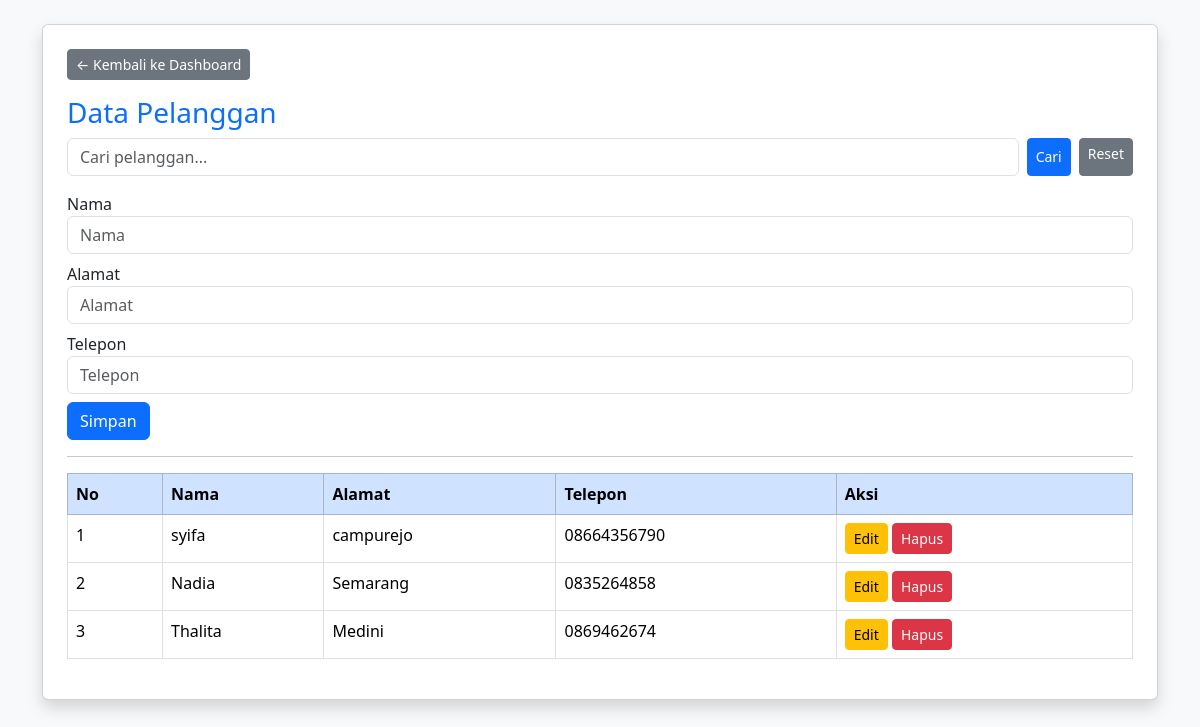
/pelanggan.php (signed in), run on the app's committed database.
### tables this page shows
CREATE TABLE `pelanggan` (
  `PelangganID` int(11) NOT NULL,
  `NamaPelanggan` varchar(255) DEFAULT NULL,
  `Alamat` text DEFAULT NULL,
  `NomorTelepon` varchar(15) DEFAULT NULL
);

### pelanggan.php (the view, shortened to what this page needs)
<?php
    include "koneksi.php";
    $edit = isset($_GET['edit']) ?
    mysqli_fetch_array(mysqli_query($koneksi,"SELECT * FROM pelanggan WHERE PelangganID='$_GET[edit]'")) : null;
?>
<!DOCTYPE html>
<html>
    <head>
        <link rel="stylesheet" href="asset/bootstrap.min.css">
    </head>
    <body class="bg-light">
        <div class="container mt-4">
            <div class="card p-4 shadow">
                <span class="d-inline-block">
                    <a href="index.php" class="btn btn-secondary btn-sm mb-3">← Kembali ke Dashboard</a>
                </span>
                <h3 class="text-primary">Data Pelanggan</h3>
                <form method="get" class="d-flex gap-2 mb-3">
                    <input type="text" name="cari" class="form-control" placeholder="Cari pelanggan..." value="<?= $_GET['cari'] ?? '' ?>">
                    <button type="submit" class="btn btn-primary btn-sm">Cari</button>
                    <a href="pelanggan.php" class="btn btn-secondary btn-sm">Reset</a>
                </form>
                <form method="post">
                    <label>Nama</label>
                    <input name="nama" class="form-control mb-2" placeholder="Nama" value="<?= $edit['NamaPelanggan'] ?? '' ?>" required>
                    <label>Alamat</label>
                    <input name="alamat" class="form-control mb-2" placeholder="Alamat" value="<?= $edit['Alamat'] ?? '' ?>">
                    <label>Telepon</label>
                    <input type="text" name="telp" class="form-control mb-2" placeholder="Telepon" value="<?= $edit['NomorTelepon'] ?? '' ?>"
                    maxlength="13" pattern="[0-9]{1,13}" oninput="this.value=this.value.replace(/[^0-9]/g,'')">
                    <button name="<?= $edit ? 'update' : 'simpan' ?>" class="btn btn-primary">
                        <?= $edit ? 'Update' : 'Simpan' ?>
                    </button>
                </form>
                <hr>
                <table class="table table-bordered">
                    <tr class="table-primary">
                        <th>No</th>
                        <th>Nama</th>
                        <th>Alamat</th>
                        <th>Telepon</th>
                        <th>Aksi</th>
                    </tr>
                    <?php
                        $no=1;
                        $cari=$_GET['cari'] ?? '';
                        if($cari==""){
                            $data=mysqli_query($koneksi,"SELECT * FROM pelanggan");
                        }else{
                            $data=mysqli_query($koneksi,"SELECT * FROM pelanggan WHERE NamaPelanggan LIKE '%$cari%'");
                        }
                        while($d=mysqli_fetch_array($data)){
                    ?>
                    <tr>
                        <td><?= $no++ ?></td>
                        <td><?= $d['NamaPelanggan'] ?></td>
                        <td><?= $d['Alamat'] ?></td>
                        <td><?= $d['NomorTelepon'] ?></td>
                        <td>
                            <a href="?edit=<?= $d['PelangganID'] ?>"
                            class="btn btn-warning btn-sm">
                                Edit
                            </a>
                            <a href="?hapus=<?= $d['PelangganID'] ?>"
                            class="btn btn-danger btn-sm"
                            onclick="return confirm('Hapus?')">
                                Hapus
                            </a>
                        </td>
                    </tr>
                    <?php } ?>
                </table>
            </div>
        </div>
    </body>
</html>

### data on the page
pelanggan: NamaPelanggan "syifa", Alamat "campurejo", NomorTelepon "08664356790"
pelanggan: NamaPelanggan "Nadia", Alamat "Semarang", NomorTelepon "0835264858"
pelanggan: NamaPelanggan "Thalita", Alamat "Medini", NomorTelepon "0869462674"
